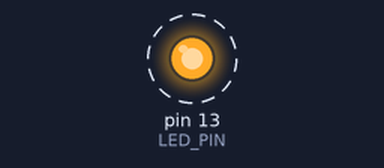
This sketch was run on a simulated Arduino Uno, built with avr-gcc and run on an emulated ATmega328P. On the bench: output pins drawn as LEDs (lit = HIGH). Dashed ring = blinking. What the sketch prints to the serial monitor is not drawn.

Above: at 0.5 s.
Timing chart, 0 to 4.6 s (numbered marks = the images above):
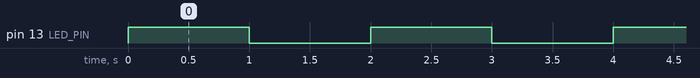

The sketch:

0_led_blink_serial_print.ino
```cpp
#define LED_PIN 13

void setup()
{
  Serial.begin(9600);
  pinMode(LED_PIN, OUTPUT);
}

void loop()
{
  Serial.println("LED om");
  digitalWrite(LED_PIN, HIGH);
  delay(1000);
  Serial.println("LED off");
  digitalWrite(LED_PIN, LOW);
  delay(1000);
}
```

Measured:
- by itself, pin 13 (LED_PIN): alternates HIGH for 1.0 s and LOW for 1.0 s
